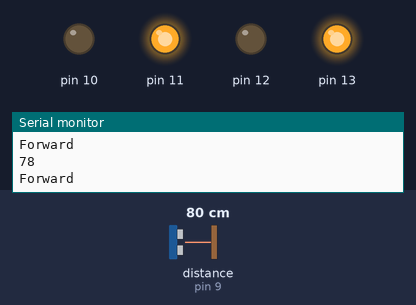
This sketch was run on a simulated Arduino Uno, built with avr-gcc and run on an emulated ATmega328P. Shown: output pins drawn as LEDs (lit = HIGH), the last lines printed to the serial monitor. Wiring (inferred from the names in the program): ultrasonic range finder: trigger pin 8; echo pin 9. The inputs (shaded band) are chosen by the test bench; at power-on: distance to the obstacle (sensor on pin 9) 80 cm. The echo pulse lasts 58.3 µs per cm; pins used as bus, display or sensor lines are not drawn.

Above: at 1.2 s.
1.3 s: distance to the obstacle (sensor on pin 9) set to 34 cm
At 3.4 s:
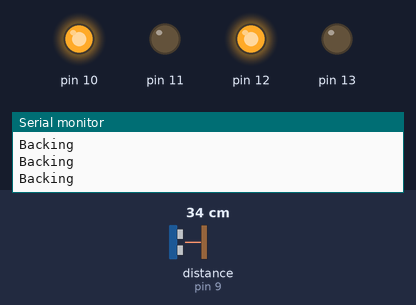
4.3 s: distance to the obstacle (sensor on pin 9) set to 28 cm
At 4.7 s:
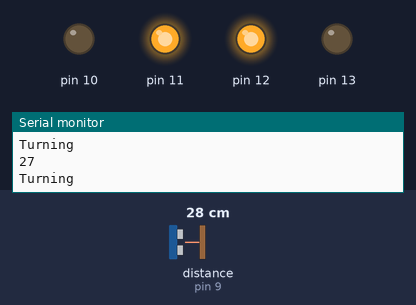
7.3 s: distance to the obstacle (sensor on pin 9) set to 35 cm
At 10.0 s:
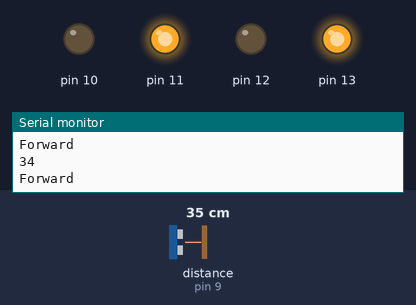
10.3 s: distance to the obstacle (sensor on pin 9) set to 2 cm
Timing chart, 0 to 14.3 s (numbered marks = the images above; inputs shaded):
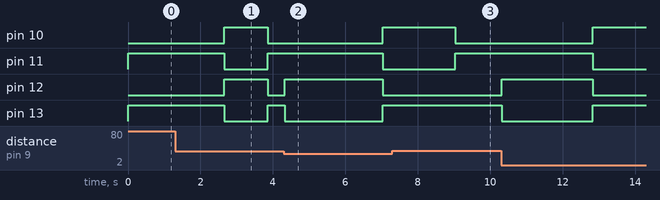

The sketch:

Obstacle_Avoidance_Robot.ino
```cpp
long duration;
int distance;
int prevdist;
int count;
int turn;
int front;

void setup() {
   pinMode(13,OUTPUT);
   pinMode(12,OUTPUT);
   pinMode(11,OUTPUT);
   pinMode(10,OUTPUT);
   pinMode(8,OUTPUT); //TRIG
   pinMode(9,INPUT);  //ECHO
   Serial.begin(9600);
   count=0;
   turn=0;
   front=0;
}

void loop() {
  digitalWrite(8,LOW);
  delayMicroseconds(2);

  digitalWrite(8,HIGH);
  delayMicroseconds(10);

  digitalWrite(8,LOW);

  duration=pulseIn(9,HIGH);

  distance=(duration*0.034)/2;
  Serial.println(distance);
  if(distance<30){
    if(turn>=200)
  {
    Serial.println("opposite direcn");
    for(int i=0;i<100;i++){
     digitalWrite(10,HIGH);
  digitalWrite(11,LOW);
  digitalWrite(12,LOW);
  digitalWrite(13,HIGH);
  delay(20);
    }
  turn=0;
  front=0;
  prevdist=distance;
  }
  else{
    Serial.println("Turning");
     digitalWrite(10,LOW);
  digitalWrite(11,HIGH);
  digitalWrite(12,HIGH);
  digitalWrite(13,LOW);
  delay(10);
  turn++;
  front=0;
  prevdist=distance;
  }
  }
  else{
    if(front>=200 && (abs(distance-prevdist)==0 || distance>=3000)){
      for(int i=0;i<60;i++){
      Serial.println("Backing");
     digitalWrite(10,HIGH);
  digitalWrite(11,LOW);
  digitalWrite(12,HIGH);
  digitalWrite(13,LOW);
  delay(20);
      }
  turn=0;
  front=0;
  prevdist=distance;
    }
    else{
    Serial.println("Forward");
  digitalWrite(10,LOW);
  digitalWrite(11,HIGH);
  digitalWrite(12,LOW);
  digitalWrite(13,HIGH);
  turn=0;
  front++;
  prevdist=distance;
    }
  }
}
```

Measured:
- the behaviour switches between 31 and 30 cm on distance to the obstacle (sensor on pin 9) (found by bisection; images 1 and 2)
- after the input at 4.3 s, pin 10: LOW → HIGH after 2.7 s instead of 2.2 s; pin 11: HIGH → LOW after 2.7 s instead of 2.2 s; pin 12: LOW → HIGH after 0.02 s instead of 2.2 s; pin 13: HIGH → LOW after 0.02 s instead of 2.2 s
- after the input at 7.3 s, pin 12: stays LOW (without the input it goes to HIGH after 1.7 s); pin 13: stays HIGH (without the input it goes to LOW after 1.7 s)
